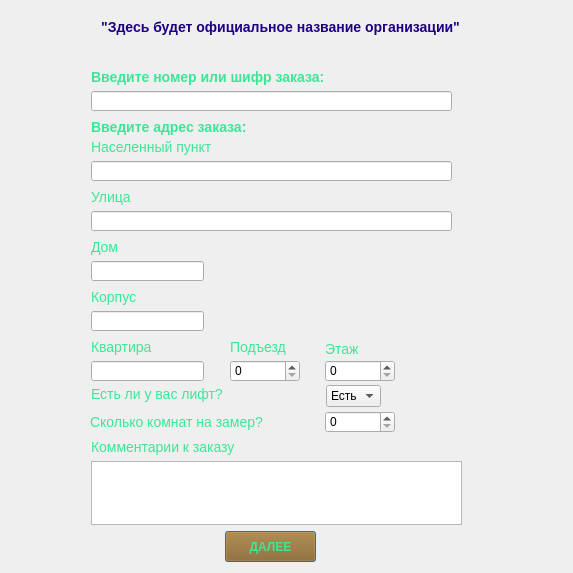
<?xml version="1.0" encoding="UTF-8"?>
<ui version="4.0">
 <class>Adress</class>
 <widget class="QDialog" name="Adress">
  <property name="geometry">
   <rect>
    <x>0</x>
    <y>0</y>
    <width>573</width>
    <height>573</height>
   </rect>
  </property>
  <property name="windowTitle">
   <string>Dialog</string>
  </property>
  <widget class="QLabel" name="label_13">
   <property name="geometry">
    <rect>
     <x>91</x>
     <y>61</y>
     <width>361</width>
     <height>31</height>
    </rect>
   </property>
   <property name="font">
    <font>
     <pointsize>-1</pointsize>
     <bold>true</bold>
    </font>
   </property>
   <property name="styleSheet">
    <string notr="true">color: rgb(60,230,150);
font-size: 14px;</string>
   </property>
   <property name="text">
    <string>Введите номер или шифр заказа:</string>
   </property>
  </widget>
  <widget class="QLineEdit" name="lineEdit">
   <property name="geometry">
    <rect>
     <x>91</x>
     <y>161</y>
     <width>361</width>
     <height>20</height>
    </rect>
   </property>
  </widget>
  <widget class="QLabel" name="label_14">
   <property name="geometry">
    <rect>
     <x>90</x>
     <y>406</y>
     <width>311</width>
     <height>31</height>
    </rect>
   </property>
   <property name="font">
    <font>
     <pointsize>-1</pointsize>
    </font>
   </property>
   <property name="styleSheet">
    <string notr="true">color: rgb(60,230,150);
font-size: 14px;</string>
   </property>
   <property name="text">
    <string>Сколько комнат на замер?</string>
   </property>
  </widget>
  <widget class="QLabel" name="label_10">
   <property name="geometry">
    <rect>
     <x>91</x>
     <y>381</y>
     <width>281</width>
     <height>25</height>
    </rect>
   </property>
   <property name="font">
    <font>
     <pointsize>-1</pointsize>
    </font>
   </property>
   <property name="styleSheet">
    <string notr="true">color: rgb(60,230,150);
font-size: 14px;</string>
   </property>
   <property name="text">
    <string>Есть ли у вас лифт?</string>
   </property>
  </widget>
  <widget class="QLineEdit" name="lineEdit_7">
   <property name="geometry">
    <rect>
     <x>91</x>
     <y>91</y>
     <width>361</width>
     <height>20</height>
    </rect>
   </property>
   <property name="text">
    <string/>
   </property>
  </widget>
  <widget class="QLineEdit" name="lineEdit_2">
   <property name="geometry">
    <rect>
     <x>91</x>
     <y>211</y>
     <width>361</width>
     <height>20</height>
    </rect>
   </property>
  </widget>
  <widget class="QLabel" name="label">
   <property name="geometry">
    <rect>
     <x>0</x>
     <y>0</y>
     <width>573</width>
     <height>573</height>
    </rect>
   </property>
   <property name="styleSheet">
    <string notr="true">image: url(:/proj/img/title.png);</string>
   </property>
   <property name="text">
    <string/>
   </property>
  </widget>
  <widget class="QLabel" name="label_2">
   <property name="geometry">
    <rect>
     <x>91</x>
     <y>111</y>
     <width>361</width>
     <height>31</height>
    </rect>
   </property>
   <property name="font">
    <font>
     <pointsize>-1</pointsize>
     <bold>true</bold>
    </font>
   </property>
   <property name="styleSheet">
    <string notr="true">color: rgb(60,230,150);
font-size: 14px;</string>
   </property>
   <property name="text">
    <string>Введите адрес заказа:</string>
   </property>
  </widget>
  <widget class="QLabel" name="label_7">
   <property name="geometry">
    <rect>
     <x>91</x>
     <y>281</y>
     <width>201</width>
     <height>31</height>
    </rect>
   </property>
   <property name="font">
    <font>
     <pointsize>-1</pointsize>
    </font>
   </property>
   <property name="styleSheet">
    <string notr="true">color: rgb(60,230,150);
font-size: 14px;</string>
   </property>
   <property name="text">
    <string>Корпус</string>
   </property>
  </widget>
  <widget class="QTextEdit" name="textEdit">
   <property name="geometry">
    <rect>
     <x>91</x>
     <y>461</y>
     <width>371</width>
     <height>64</height>
    </rect>
   </property>
  </widget>
  <widget class="QSpinBox" name="spinBox_3">
   <property name="geometry">
    <rect>
     <x>325</x>
     <y>411</y>
     <width>70</width>
     <height>22</height>
    </rect>
   </property>
  </widget>
  <widget class="QLineEdit" name="lineEdit_5">
   <property name="geometry">
    <rect>
     <x>91</x>
     <y>361</y>
     <width>113</width>
     <height>20</height>
    </rect>
   </property>
  </widget>
  <widget class="QLabel" name="label_11">
   <property name="geometry">
    <rect>
     <x>325</x>
     <y>333</y>
     <width>101</width>
     <height>31</height>
    </rect>
   </property>
   <property name="font">
    <font>
     <pointsize>-1</pointsize>
    </font>
   </property>
   <property name="styleSheet">
    <string notr="true">color: rgb(60,230,150);
font-size: 14px;</string>
   </property>
   <property name="text">
    <string>Этаж</string>
   </property>
  </widget>
  <widget class="QLabel" name="label_8">
   <property name="geometry">
    <rect>
     <x>91</x>
     <y>331</y>
     <width>201</width>
     <height>31</height>
    </rect>
   </property>
   <property name="font">
    <font>
     <pointsize>-1</pointsize>
    </font>
   </property>
   <property name="styleSheet">
    <string notr="true">color: rgb(60,230,150);
font-size: 14px;</string>
   </property>
   <property name="text">
    <string>Квартира</string>
   </property>
  </widget>
  <widget class="QLineEdit" name="lineEdit_4">
   <property name="geometry">
    <rect>
     <x>91</x>
     <y>311</y>
     <width>113</width>
     <height>20</height>
    </rect>
   </property>
  </widget>
  <widget class="QPushButton" name="Next_0">
   <property name="geometry">
    <rect>
     <x>225</x>
     <y>531</y>
     <width>91</width>
     <height>31</height>
    </rect>
   </property>
   <property name="font">
    <font>
     <bold>true</bold>
    </font>
   </property>
   <property name="styleSheet">
    <string notr="true">color: rgb(60,230,150);
background-color: rgb(140,90,20);</string>
   </property>
   <property name="text">
    <string>ДАЛЕЕ</string>
   </property>
  </widget>
  <widget class="QLineEdit" name="lineEdit_3">
   <property name="geometry">
    <rect>
     <x>91</x>
     <y>261</y>
     <width>113</width>
     <height>20</height>
    </rect>
   </property>
  </widget>
  <widget class="QSpinBox" name="spinBox">
   <property name="geometry">
    <rect>
     <x>325</x>
     <y>360</y>
     <width>70</width>
     <height>22</height>
    </rect>
   </property>
  </widget>
  <widget class="QLabel" name="label_12">
   <property name="geometry">
    <rect>
     <x>91</x>
     <y>431</y>
     <width>201</width>
     <height>31</height>
    </rect>
   </property>
   <property name="font">
    <font>
     <pointsize>-1</pointsize>
    </font>
   </property>
   <property name="styleSheet">
    <string notr="true">color: rgb(60,230,150);
font-size: 14px;</string>
   </property>
   <property name="text">
    <string>Комментарии к заказу</string>
   </property>
  </widget>
  <widget class="QLabel" name="label_4">
   <property name="geometry">
    <rect>
     <x>91</x>
     <y>131</y>
     <width>201</width>
     <height>31</height>
    </rect>
   </property>
   <property name="font">
    <font>
     <pointsize>-1</pointsize>
    </font>
   </property>
   <property name="styleSheet">
    <string notr="true">color: rgb(60,230,150);
font-size: 14px;</string>
   </property>
   <property name="text">
    <string>Населенный пункт</string>
   </property>
  </widget>
  <widget class="QLabel" name="label_6">
   <property name="geometry">
    <rect>
     <x>91</x>
     <y>231</y>
     <width>201</width>
     <height>31</height>
    </rect>
   </property>
   <property name="font">
    <font>
     <pointsize>-1</pointsize>
    </font>
   </property>
   <property name="styleSheet">
    <string notr="true">color: rgb(60,230,150);
font-size: 14px;</string>
   </property>
   <property name="text">
    <string>Дом</string>
   </property>
  </widget>
  <widget class="QLabel" name="label_5">
   <property name="geometry">
    <rect>
     <x>91</x>
     <y>181</y>
     <width>201</width>
     <height>31</height>
    </rect>
   </property>
   <property name="font">
    <font>
     <pointsize>-1</pointsize>
    </font>
   </property>
   <property name="styleSheet">
    <string notr="true">color: rgb(60,230,150);
font-size: 14px;</string>
   </property>
   <property name="text">
    <string>Улица</string>
   </property>
  </widget>
  <widget class="QLabel" name="label_9">
   <property name="geometry">
    <rect>
     <x>230</x>
     <y>331</y>
     <width>101</width>
     <height>31</height>
    </rect>
   </property>
   <property name="font">
    <font>
     <pointsize>-1</pointsize>
    </font>
   </property>
   <property name="styleSheet">
    <string notr="true">color: rgb(60,230,150);
font-size: 14px;</string>
   </property>
   <property name="text">
    <string>Подъезд</string>
   </property>
  </widget>
  <widget class="QComboBox" name="comboBox">
   <property name="geometry">
    <rect>
     <x>326</x>
     <y>385</y>
     <width>55</width>
     <height>22</height>
    </rect>
   </property>
   <item>
    <property name="text">
     <string>Есть</string>
    </property>
   </item>
   <item>
    <property name="text">
     <string>Нет</string>
    </property>
   </item>
  </widget>
  <widget class="QLabel" name="label_3">
   <property name="geometry">
    <rect>
     <x>25</x>
     <y>11</y>
     <width>511</width>
     <height>31</height>
    </rect>
   </property>
   <property name="font">
    <font>
     <pointsize>-1</pointsize>
     <bold>true</bold>
    </font>
   </property>
   <property name="styleSheet">
    <string notr="true">color: rgb(30,0,130);
font-size: 14px;</string>
   </property>
   <property name="text">
    <string>&quot;Здесь будет официальное название организации&quot;</string>
   </property>
   <property name="alignment">
    <set>Qt::AlignCenter</set>
   </property>
  </widget>
  <widget class="QSpinBox" name="spinBox_2">
   <property name="geometry">
    <rect>
     <x>230</x>
     <y>360</y>
     <width>70</width>
     <height>22</height>
    </rect>
   </property>
  </widget>
  <zorder>label</zorder>
  <zorder>label_13</zorder>
  <zorder>lineEdit</zorder>
  <zorder>label_14</zorder>
  <zorder>label_10</zorder>
  <zorder>lineEdit_7</zorder>
  <zorder>lineEdit_2</zorder>
  <zorder>label_2</zorder>
  <zorder>label_7</zorder>
  <zorder>textEdit</zorder>
  <zorder>spinBox_3</zorder>
  <zorder>lineEdit_5</zorder>
  <zorder>label_11</zorder>
  <zorder>label_8</zorder>
  <zorder>lineEdit_4</zorder>
  <zorder>Next_0</zorder>
  <zorder>lineEdit_3</zorder>
  <zorder>spinBox</zorder>
  <zorder>label_12</zorder>
  <zorder>label_4</zorder>
  <zorder>label_6</zorder>
  <zorder>label_5</zorder>
  <zorder>label_9</zorder>
  <zorder>comboBox</zorder>
  <zorder>label_3</zorder>
  <zorder>spinBox_2</zorder>
 </widget>
 <resources/>
 <connections/>
</ui>
